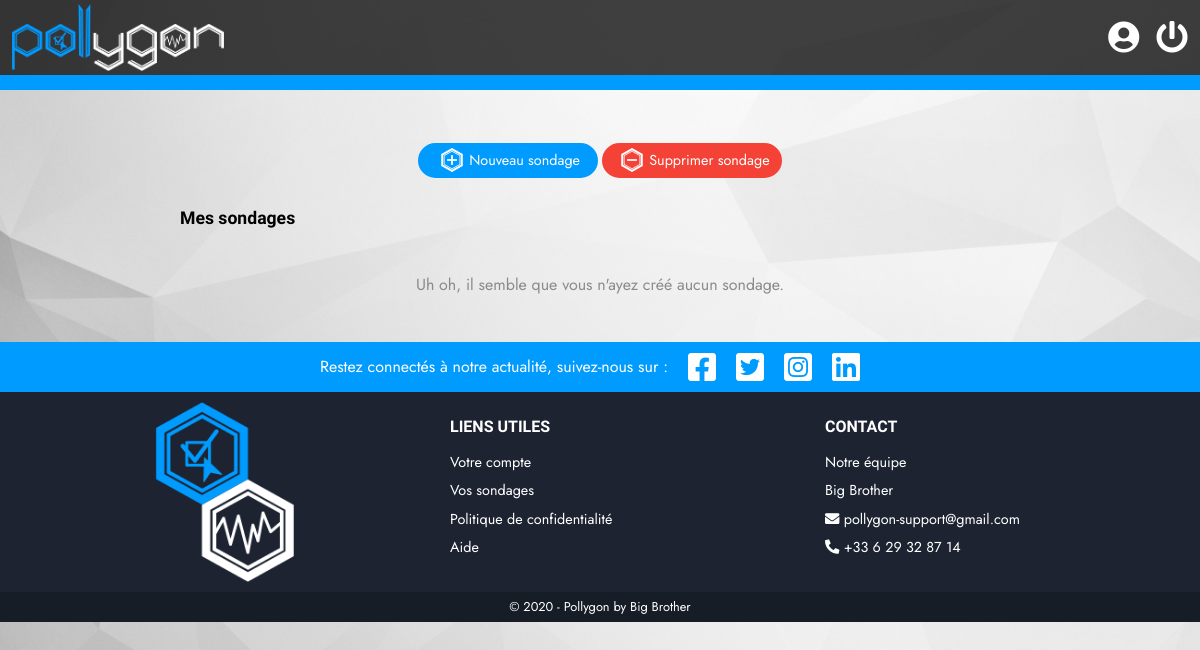
The page /home.php (signed in) on the database as committed earlier.
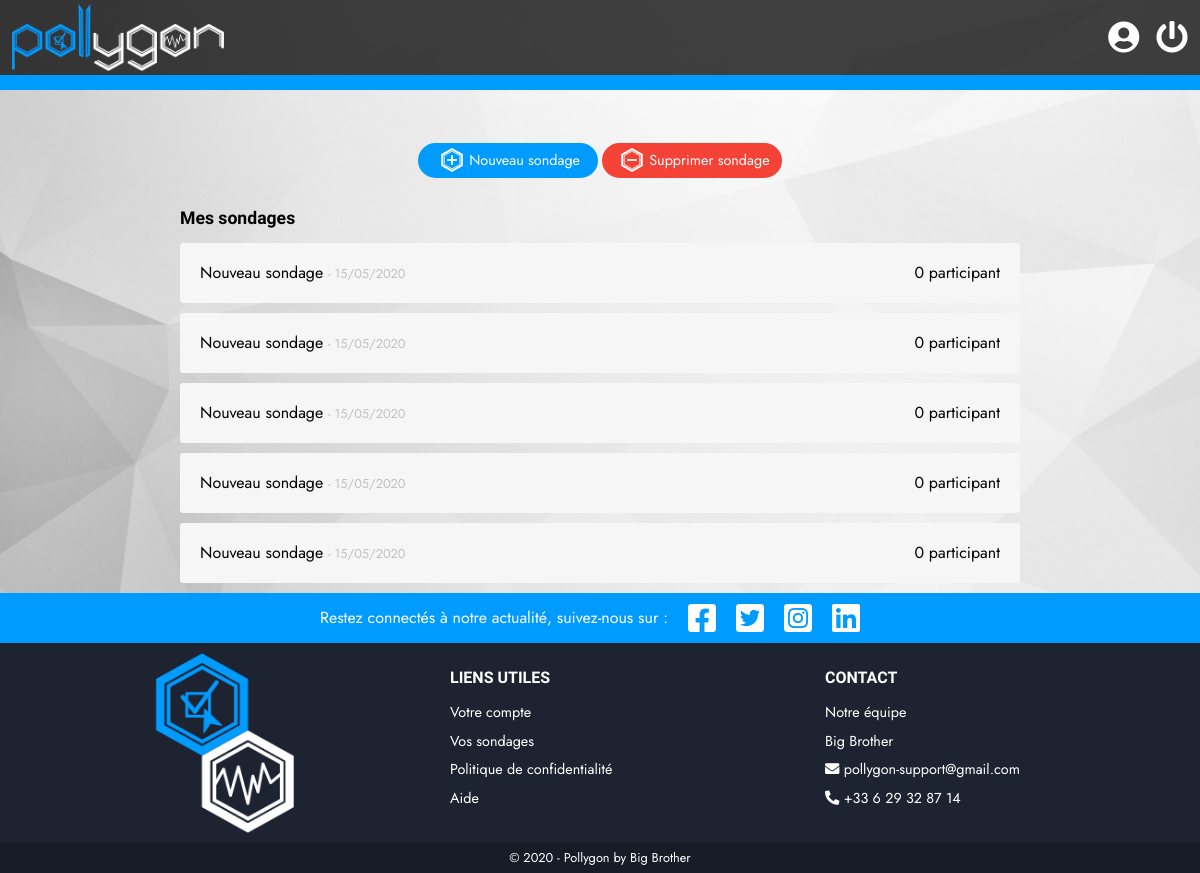
The same page on the database as committed later.
### tables this page shows
CREATE TABLE IF NOT EXISTS `surveys` (
  `survey_id` int(11) NOT NULL AUTO_INCREMENT,
  `owner_id` int(11) NOT NULL,
  `survey` text NOT NULL,
  PRIMARY KEY (`survey_id`),
  KEY `owner_id` (`owner_id`)
);

### classes/PDOFactory.php (called while the page is built, shortened)
<?php
abstract class PDOFactory {
    public static function sendQuery($db, $sql, $vars = [], $return = true) {
        $query = $db->prepare($sql);
        $result = [];
        foreach ($vars as $name => $value) {
            if      (is_int($value))    $type = PDO::PARAM_INT;
            elseif  (is_bool($value))   $type = PDO::PARAM_BOOL;
            else                        $type = PDO::PARAM_STR;
            $query->bindValue(":$name", $value, $type);
        }
        $query->execute();
        if ($return) while ($d = $query->fetch(PDO::FETCH_ASSOC)) { $result[] = $d; }
        if ($return) return $result;
    }
}

### classes/Survey.php (called while the page is built, shortened)
<?php
class Survey {
    private $title;
    private $creationDate;
    private $membersCount;
    public function getTitle()              { return $this->title; }
    public function getCreationDate()       { return $this->creationDate; }
    public function getMembersCountStr() {
        $count = $this->membersCount;
        $str = $count . " participant";
        return $str;
    }
}

### home.php (the view, shortened to what this page needs)
<?php
require_once "./init.php";
$surveys = PDOFactory::sendQuery($db, 'SELECT survey_id, survey FROM surveys WHERE owner_id = :owner_id', ["owner_id" => $_SESSION["user_id"]]);
if ($surveys) {
    foreach ($surveys as $survey) {
        $s = unserialize($survey["survey"]);
        ?>
            <li class="survey">
                <a class="surveyLink" href="./view_survey.php?survey=<?= $survey["survey_id"]; ?>">
                    <span class="surveyName"><?= $s->getTitle(); ?></span>
                    <span class="surveyDate">- <?= $s->getCreationDate(); ?></span>
                    <span class="surveyMembers"><?= $s->getMembersCountStr() ?></span>
                </a>
            </li>
        <?php
    }
} else {
    echo '<p id="noSurvey">Uh oh, il semble que vous n\'ayez cr&eacute;&eacute; aucun sondage.</p>';
}
$surveysHTML = ob_get_contents();
require_once "./views/home_v.php";

### views/home_v.php (shortened to what this page needs)
<!DOCTYPE html>
<html lang="fr">
    <head>
        <?php include_once(ROOT."/views/models/head.php"); ?>
    </head>
    <body>
        <?php include_once(ROOT."/views/models/navbar.php"); ?>
        <div id="surveys_btn">
            <a class="btn filled smaller" href="./create_survey.php" draggable="false">
                <i class="svgImport insideBtn"><?php echo file_get_contents(ROOT."/assets/images/icons/add_survey.svg"); ?></i>
                Nouveau sondage
            </a>
            <a class="btn filled red smaller" href="#" draggable="false">
                <i class="svgImport insideBtn"><?php echo file_get_contents(ROOT."/assets/images/icons/del_survey.svg"); ?></i>
                Supprimer sondage
            </a>
        </div>
        <div id="surveys_container">
            <h2>Mes sondages</h2>
            <ul id="surveys_list">
                <?= $surveysHTML ?>
            </ul>
        </div>
        <?php include_once(ROOT."/views/models/footer.php"); ?>
    </body>
</html>

### views/models/head.php (shortened to what this page needs)
<link rel="stylesheet" href="./assets/css/normalize.css"/>
<link rel="stylesheet" href="./assets/css/font-awesome.css"/>
<link rel="stylesheet" href="./assets/css/main.css"/>

### views/models/navbar.php
<div id="navbar">
    <a id="navbarLogo" href="./home.php"><img src="./assets/images/pollygon_white.png" alt="Logo"></a>
    <div id="navbar_links">
        <a class="navbarIcon" href="./my_account.php"><i class="fas fa-user-circle fa-2x"></i></a>
        <a class="navbarIcon" href="./php/user/disconnect.php"><i class="fas fa-power-off fa-2x"></i></a>
    </div>
</div>

### views/models/footer.php (shortened to what this page needs)
<footer>
    <div id="footerSocial">
        <p>Restez connectés à notre actualité, suivez-nous sur :</p>
        <i class="fab fa-facebook-square"></i>
        <i class="fab fa-twitter-square"></i>
        <i class="fab fa-instagram-square"></i>
        <i class="fab fa-linkedin"></i>
    </div>
    <div id="footerLinks">
        <div class="fLSection">
            <a id="footerLogo" href="./index.php"><img src="./assets/images/pollygon_l_white.png" alt="Pollygon Logo"></a>
        </div>
        <div class="fLSection">
            <h3>Liens utiles</h3>
            <ul>
                <li><a href="#">Votre compte</a></li>
                <li><a href="#">Vos sondages</a></li>
                <li><a href="#">Politique de confidentialit&eacute;</a></li>
                <li><a href="#">Aide</a></li>
            </ul>
        </div>
        <div class="fLSection">
            <h3>Contact</h3>
            <ul>
                <li><a href="#">Notre &eacute;quipe</a></li>
                <li><a href="#">Big Brother</a></li>
                <li><a href="mailto:pollygon-support@gmail.com"><i class="fas fa-envelope"></i> pollygon-support@gmail.com</a></li>
                <li><a href="tel:+33629328714"><i class="fas fa-phone-alt"></i> +33 6 29 32 87 14</a></li>
            </ul>
        </div>
    </div>
    <div id="footerCopyright">
        <p>&copy; 2020 - Pollygon by Big Brother</p>
    </div>
</footer>

### assets/css/main.css (style rules this page uses)
body { position: relative; height: 100%; font-family: 'Jost', Arial, sans-serif; background: url("../images/bg_white_alt.jpg") no-repeat 0 0 fixed; background-size: cover; }
h1, h2, h3, h4, h5, h6 { margin: 0; font-family: 'Quicksand', Arial, sans-serif; font-weight: 600; }
a { outline: none; }
#navbar { box-sizing: border-box; display: flex; flex-direction: row; justify-content: space-between; align-items: center; width: 100%; height: 90px; padding: 0 12px; background-color: rgba(0, 0, 0, 0.75); border-bottom: 15px #009BFF solid; }
#navbarLogo { display: block; height: 90%; }
#navbarLogo img { height: 100%; }
.navbarIcon { display: inline-block; color: white; transition: color 100ms linear; cursor: pointer; }
.navbarIcon:not(:last-child) { margin-right: 12px; }
.btn { box-sizing: border-box; display: inline-block; text-align: center; width: 225px; height: 50px; line-height: 45px; font-size: 1.2rem; margin: 0; padding: 0; background: none; color: #FFFFFF; border: 2px #009BFF solid; border-radius: 25px; font-family: 'Jost', Arial, sans-serif; cursor: pointer; text-decoration: none; transition: background-color 150ms; }
.btn.filled { background: #009bff; }
.btn.red { background: #f44336; border-color: #f44336; }
.btn.smaller { font-size: 0.9em; width: 180px; height: 35px; line-height: 30px; }
i.svgImport { position: relative; display: inline; margin: 0 5px; padding: 0 12px; }
i.svgImport svg { position: absolute; top: 50%; left: 50%; transform: translate(-50%,-50%); max-width: 24px; width: 100%; max-height: 24px; margin: 0 auto; }
footer { position: -webkit-sticky; position: sticky; bottom: -230px; width: 100%; color: #FFFFFF; }
footer p { margin: 0; }
#footerSocial { box-sizing: border-box; display: flex; flex-direction: row; align-items: center; justify-content: center; text-align: center; width: 100%; height: 50px; line-height: 50px; background: #009BFF; cursor: pointer; }
#footerSocial p { display: inline-block; margin-right: 20px; }
#footerSocial i { font-size: 2rem; margin-right: 20px; cursor: pointer; }
#footerLinks { display: flex; flex-direction: row; align-items: center; justify-content: space-evenly; width: 100%; height: 200px; background: #1D2331; }
.fLSection { display: flex; flex-direction: column; align-items: center; justify-content: center; width: 300px; height: 90%; }
.fLSection h3 { display: inline-block; text-align: left; width: 100%; font-size: 1rem; color: #FFFFFF; font-weight: bolder; text-transform: uppercase; }
.fLSection ul { display: inline-block; text-align: left; width: 100%; margin-bottom: 0; padding: 0; list-style: none; }
.fLSection li { margin-bottom: 10px; }
.fLSection a { font-size: 0.9rem; color: #FFFFFF; text-decoration: none; transition: color 100ms; }
#footerLogo { display: block; height: 100%; }
#footerLogo img { max-width: 100%; max-height: 100%; }
#footerCopyright { text-align: center; width: 100%; height: 30px; line-height: 30px; font-size: 0.8rem; background: #161D27; }
#surveys_btn { text-align: center; margin-top: 4.40%; }
#surveys_container { position: relative; width: 100%; margin-top: 30px; }
#surveys_container h2 { font-size: 1.1em; margin: 0 0 15px 15%; }
#surveys_list { box-sizing: border-box; width: 100%; margin: 0 auto; padding: 0 15%; list-style: none; }
.survey { box-sizing: border-box; position: relative; width: 100%; height: 60px; line-height: 60px; margin-bottom: 10px; background: #f6f6f6; border-radius: 3px; transition: background-color 100ms ease-in; }
.survey::after { content: ''; position: absolute; top: 0; left: 0; z-index: -1; width: 100%; height: 100%; opacity: 0; border-radius: 5px; -webkit-box-shadow: 7px 7px 8px 0 rgba(0, 0, 0, 0.20); -moz-box-shadow: 7px 7px 8px 0 rgba(0, 0, 0, 0.20); box-shadow: 7px 7px 8px 0 rgba(0, 0, 0, 0.20); transition: opacity 200ms ease-in-out; }
.surveyLink { box-sizing: border-box; display: block; width: 100%; height: 100%; padding: 0 20px; color: #000000; text-decoration: none; }
.surveyDate { font-size: 0.8em; color: #c1c1c1; }
.surveyMembers { float: right; }
#noSurvey { text-align: center; margin: 3em 0; color: #8a8a8a; }

Rows that differ between the two databases and show on the page:
added surveys: Title "Nouveau sondage", CreationDate "15/05/2020", MembersCountStr "0 participant"
added surveys: Title "Nouveau sondage", CreationDate "15/05/2020", MembersCountStr "0 participant"
added surveys: Title "Nouveau sondage", CreationDate "15/05/2020", MembersCountStr "0 participant"
added surveys: Title "Nouveau sondage", CreationDate "15/05/2020", MembersCountStr "0 participant"
added surveys: Title "Nouveau sondage", CreationDate "15/05/2020", MembersCountStr "0 participant"
Other text that changed with them:
text no longer shown: "Uh oh, il semble que vous n ' ayez créé aucun sondage."
